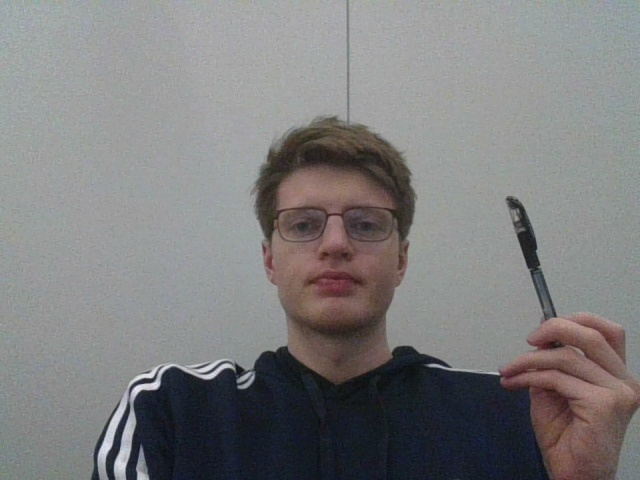
#> input picture sketch_code/one.jpg, 640 x 480 px, given in place of the camera
$ python pong_opencv.py
#> lines starting #> are read from the running program, lines starting #| are printed output that depends on the picture; after the words box and inside, x2 and y2 are one past the last pixel; in counts of white or black regions, pixels touching at a corner belong together
import numpy as np
import cv2 as cv

cap = cv.VideoCapture(1)

radius = 10

frame_height = cap.get(cv.CAP_PROP_FRAME_HEIGHT)
frame_width = cap.get(cv.CAP_PROP_FRAME_WIDTH)

# display the frame in while loop
# place a circle that moves and bounce off the walls
# specify starting position and velocity
x = 10 + radius
y = 10 + radius
vx = 1
vy = 1

font = cv.FONT_HERSHEY_SIMPLEX
average_fps = 0
e1 = cv.getTickCount()

# edge detection function, when edge of circle hits canny edge, change direction
def edge_detection(x, y, vx, vy):
    k = 0
    if x + radius >= frame_width:
        vx = -vx
        k += 1
    if x - radius <= 0:
        vx = -vx
        k += 1
    if y + radius >= frame_height:
        vy = -vy
        k += 1
    if y - radius <= 0:
        vy = -vy
        k += 1
    if k >= 1:
        print('edge of frame')
        return vx, vy
    # if vx and vy are positive then diagonal down right
    if vx > 0 and vy > 0:
        # check if bottom right corner of circle is on edge
        if edges[y + radius, x + radius] == 255:
            # change direction
            vx = -vx
            #vy = -vy
            return vx, vy
    # if vx is positive and vy is negative then diagonal up right
    elif vx > 0 and vy < 0:
        # check if top right corner of circle is on edge
        if edges[y - radius, x + radius] == 255:
            # change direction
            vx = -vx
            vy = -vy
            return vx, vy
    # if vx is negative and vy is positive then diagonal down left
    elif vx < 0 and vy > 0:
        # check if bottom left corner of circle is on edge
        if edges[y + radius, x - radius] == 255:
            # change direction
            vx = -vx
            vy = -vy
            return vx, vy
    # if vx and vy are negative then diagonal up left
    elif vx < 0 and vy < 0:
        # check if top left corner of circle is on edge
        if edges[y - radius, x - radius] == 255:
            # change direction
            vx = -vx
            vy = -vy
            return vx, vy
    # if vx is positive and vy is 0 then right
    elif vx > 0 and vy == 0:
        # check if right edge of circle is on edge
        if edges[y, x + radius] == 255:
            # change direction
            vx = -vx
            return vx, vy
    # if vx is negative and vy is 0 then left
    elif vx < 0 and vy == 0:
        # check if left edge of circle is on edge
        if edges[y, x - radius] == 255:
            # change direction
            vx = -vx
            return vx, vy
    return vx, vy


while True:
    # draw the circle on the video frame
    ret, frame = cap.read()
#> frame is the input picture: shape (480, 640, 3); mean B, G, R 125.7, 125.3, 125.9
    # canny edge detection
    gray = cv.cvtColor(frame, cv.COLOR_BGR2GRAY)
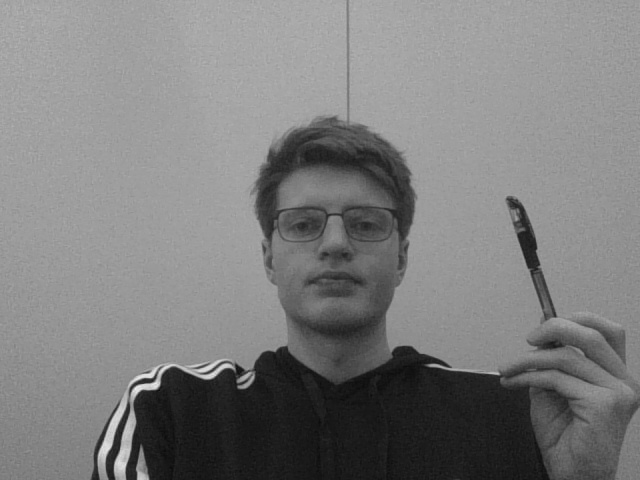
#> gray: shape (480, 640); min 11, max 240, mean 125.5
    gray = cv.GaussianBlur(gray, (5, 5), 0)
    edges = cv.Canny(gray, 100, 200)
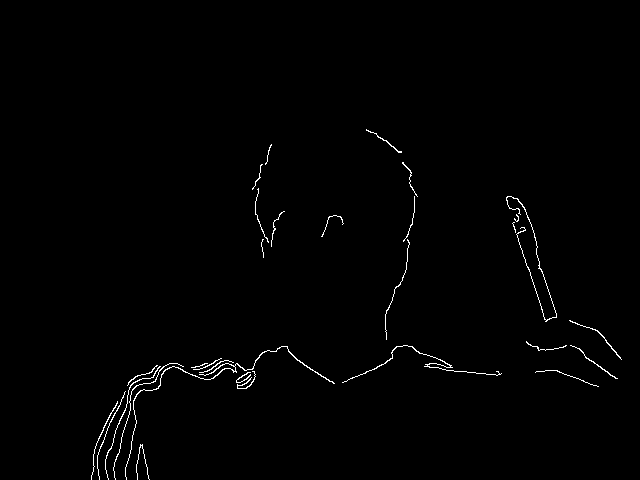
#> edges: shape (480, 640); 0.87% white in thin lines or dots, all inside (x1, y1, x2, y2) = (91, 129, 622, 480)
    # draw a circle
    cv.circle(frame, (x,y), radius, (0,100,255), -1)
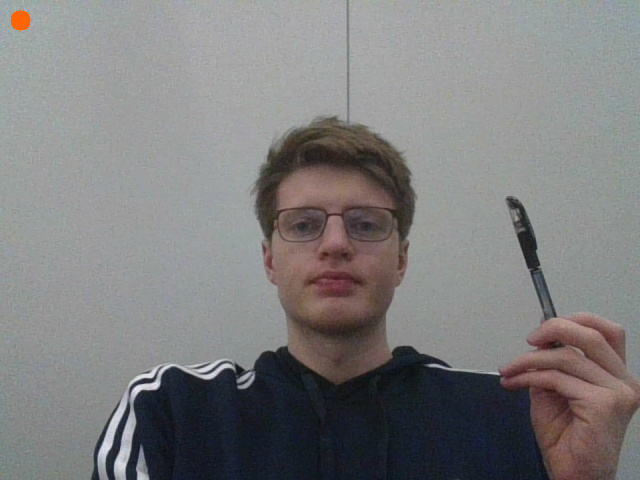
#> frame: shape (480, 640, 3); 0.1% of pixels changed, all inside (x1, y1, x2, y2) = (10, 10, 31, 31)
    # update the position
    x += vx
    y += vy
    # edge detection
    vx, vy = edge_detection(x, y, vx, vy)

    # also make the circle bounce off the edges
    # if the pixel value is 255, then bounce
    # if the pixel value is 0, then don't bounce
    # draw line though middle of edges that has a pixel value of 255
    # if the circle is on the line, then bounce
    cv.line(edges, (int(frame_width/2), 0), (int(frame_width/2), int(frame_height)), (255,255,255), 1)
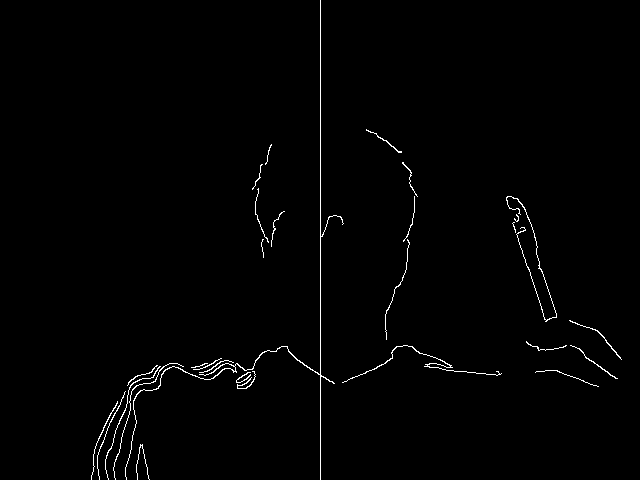
#> edges: shape (480, 640); 1% white in thin lines or dots, all inside (x1, y1, x2, y2) = (91, 0, 622, 480)

    # display the frame
    # putting the FPS count on the frame
    time = (cv.getTickCount() - e1)/ cv.getTickFrequency()
    e1 = cv.getTickCount()
    fps = 1/time
    average_fps = average_fps + (fps - average_fps)/100
    cv.putText(frame, str(np.round(fps,1)), (10, 50), font, 1, (255, 255, 0), 2, cv.LINE_AA)
    cv.putText(frame, str(np.round(average_fps,1)), (10, 100), font, 1, (125, 0, 255), 2, cv.LINE_AA)
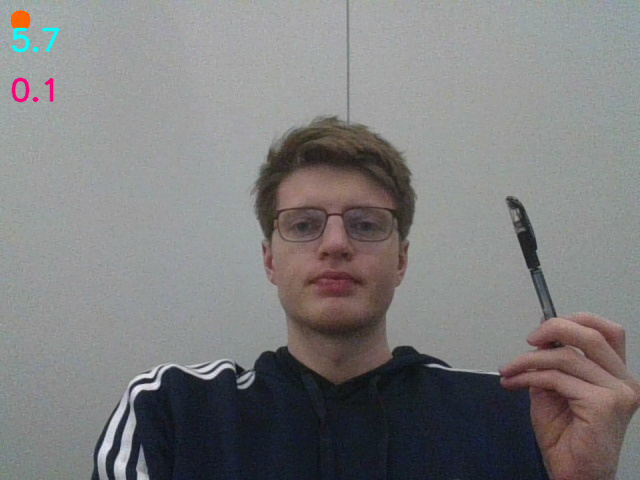
#> frame: shape (480, 640, 3); mean B, G, R 125.6, 125.1, 125.9
    cv.imshow('frame', frame)
    cv.imshow('edges', edges)
    if cv.waitKey(1) & 0xFF == ord('q'):
#> (key q is pressed here)
        break


cap.release()
cv.destroyAllWindows()

$ run again, on sketch_code/paper.jpg
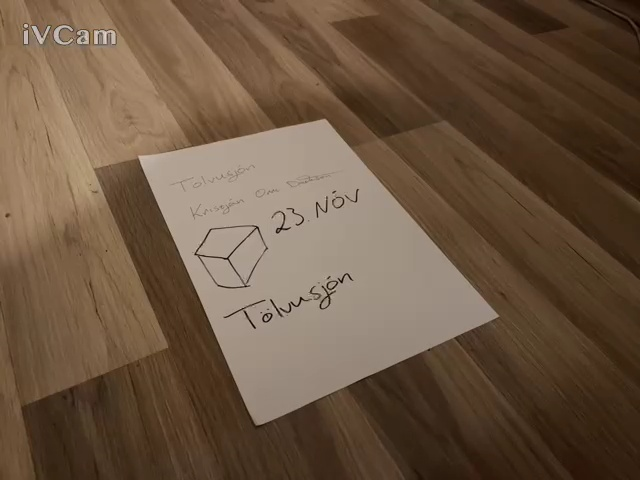
#> input picture sketch_code/paper.jpg, 640 x 480 px, given in place of the camera
#> frame is the input picture: shape (480, 640, 3); mean B, G, R 65.2, 85.6, 107.6
#> `cv.line(edges, (int(frame_width/2), 0), (int(frame_width/2), int(frame..`:
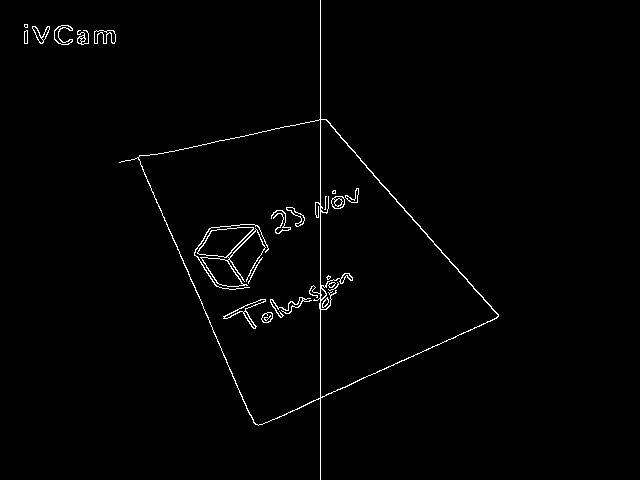
#> edges: shape (480, 640); 1.3% white in thin lines or dots, all inside (x1, y1, x2, y2) = (24, 0, 499, 480)
#> `cv.putText(frame, str(np.round(average_fps,1)), (10, 100), font, 1, (1..`:
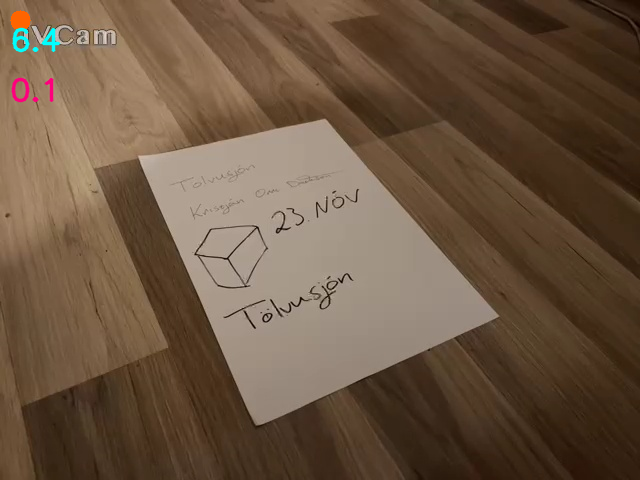
#> frame: shape (480, 640, 3); mean B, G, R 65.3, 85.7, 107.7
